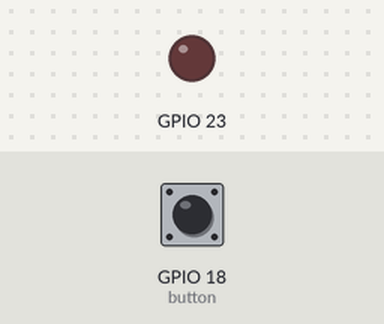
Bench run of a sketch on a simulated ESP32. Parts: output pins drawn as LEDs (lit = HIGH). The test bench sets the inputs (shaded band); at power-on: GPIO 18 (button) HIGH.

Above: at 10.8 s.
10.9 s: GPIO 18 (button) driven LOW
At 15.8 s:
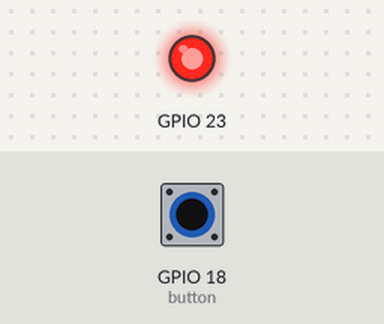
16.9 s: GPIO 18 (button) driven HIGH
At 20.8 s:
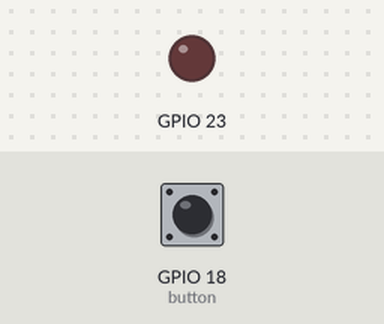
Timing chart, 0 to 22.3 s (numbered marks = the images above; inputs shaded):
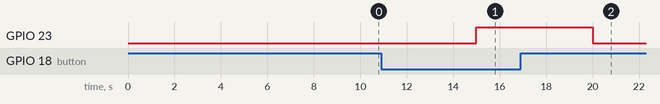

Measured:
- after the input at 10.9 s, GPIO 23: LOW → HIGH after 4.1 s
- after the input at 16.9 s, GPIO 23: HIGH → LOW after 3.1 s

The sketch:

sketch.ino
```cpp
void setup() {
  pinMode(23, OUTPUT);
  pinMode(18, INPUT_PULLUP);
}
void loop() {
  digitalWrite(23, digitalRead(18) == LOW);
  delay(5000);
}
```
